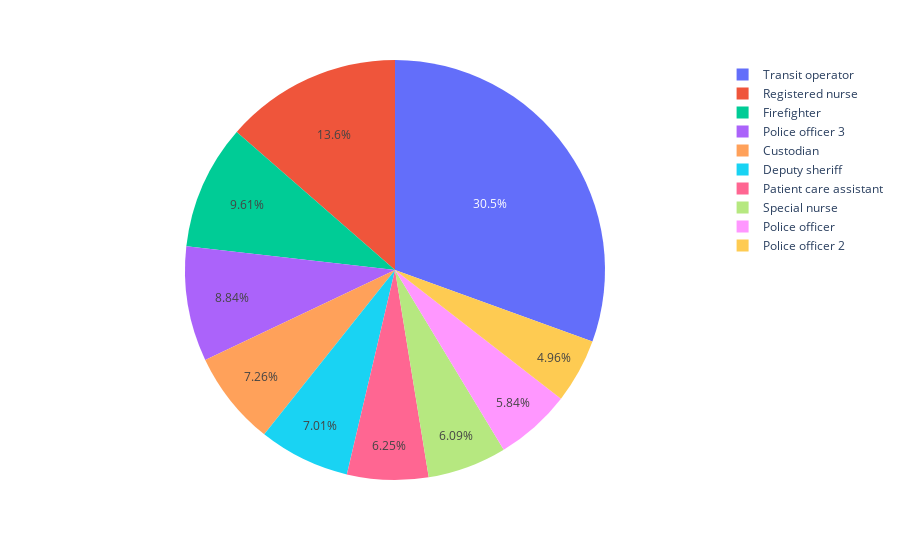

Here is the notebook cell this chart was saved with:
### Code cell
fig = px.pie(df_value_counts, values=values, names='Job Title') # Pie chart of the Job Titles
fig.show()

### Figure 1 — Plotly figure (JSON) as saved in the notebook; plotly's stock layout.template omitted (floating-point values rounded to 4 significant figures)
{"data": [{"domain": {"x": [0, 1], "y": [0, 1]}, "hovertemplate": "Job Title=%{label}<br>value=%{value}<extra></extra>", "labels": ["Transit operator", "Registered nurse", "Firefighter", "Police officer 3", "Custodian", "Deputy sheriff", "Patient care assistant", "Special nurse", "Police officer", "Police officer 2"], "legendgroup": "", "name": "", "showlegend": true, "type": "pie", "values": [16639, 7405, 5238, 4818, 3957, 3822, 3407, 3321, 3185, 2702]}], "layout": {"legend": {"tracegroupgap": 0}, "margin": {"t": 60}}}
